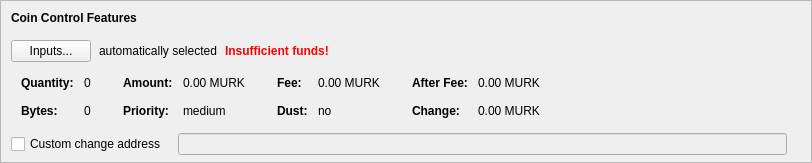
    <widget class="QFrame" name="frameCoinControl">
     <property name="sizePolicy">
      <sizepolicy hsizetype="Expanding" vsizetype="Expanding">
       <horstretch>0</horstretch>
       <verstretch>0</verstretch>
      </sizepolicy>
     </property>
     <property name="maximumSize">
      <size>
       <width>16777215</width>
       <height>16777215</height>
      </size>
     </property>
     <property name="frameShape">
      <enum>QFrame::StyledPanel</enum>
     </property>
     <property name="frameShadow">
      <enum>QFrame::Sunken</enum>
     </property>
     <layout class="QVBoxLayout" name="verticalLayoutCoinControl2">
      <property name="spacing">
       <number>0</number>
      </property>
      <property name="leftMargin">
       <number>0</number>
      </property>
      <property name="topMargin">
       <number>0</number>
      </property>
      <property name="rightMargin">
       <number>0</number>
      </property>
      <property name="bottomMargin">
       <number>6</number>
      </property>
      <item>
       <layout class="QVBoxLayout" name="verticalLayoutCoinControl" stretch="0,0,0,0,1">
        <property name="spacing">
         <number>0</number>
        </property>
        <property name="leftMargin">
         <number>10</number>
        </property>
        <property name="topMargin">
         <number>10</number>
        </property>
        <item>
         <layout class="QHBoxLayout" name="horizontalLayoutCoinControl1">
          <property name="bottomMargin">
           <number>15</number>
          </property>
          <item>
           <widget class="QLabel" name="labelCoinControlFeatures">
            <property name="sizePolicy">
             <sizepolicy hsizetype="Preferred" vsizetype="Maximum">
              <horstretch>0</horstretch>
              <verstretch>0</verstretch>
             </sizepolicy>
            </property>
            <property name="font">
             <font>
              <weight>75</weight>
              <bold>true</bold>
             </font>
            </property>
            <property name="styleSheet">
             <string notr="true">font-weight:bold;</string>
            </property>
            <property name="text">
             <string>Coin Control Features</string>
            </property>
           </widget>
          </item>
         </layout>
        </item>
        <item>
         <layout class="QHBoxLayout" name="horizontalLayoutCoinControl2" stretch="0,0,0,0">
          <property name="spacing">
           <number>8</number>
          </property>
          <property name="bottomMargin">
           <number>10</number>
          </property>
          <item>
           <widget class="QPushButton" name="pushButtonCoinControl">
            <property name="styleSheet">
             <string notr="true"/>
            </property>
            <property name="text">
             <string>Inputs...</string>
            </property>
            <property name="autoDefault">
             <bool>false</bool>
            </property>
           </widget>
          </item>
          <item>
           <widget class="QLabel" name="labelCoinControlAutomaticallySelected">
            <property name="text">
             <string>automatically selected</string>
            </property>
            <property name="margin">
             <number>5</number>
            </property>
           </widget>
          </item>
          <item>
           <widget class="QLabel" name="labelCoinControlInsuffFunds">
            <property name="font">
             <font>
              <weight>75</weight>
              <bold>true</bold>
             </font>
            </property>
            <property name="styleSheet">
             <string notr="true">color:red;font-weight:bold;</string>
            </property>
            <property name="text">
             <string>Insufficient funds!</string>
            </property>
            <property name="margin">
             <number>5</number>
            </property>
           </widget>
          </item>
          <item>
           <spacer name="horizontalSpacerCoinControl">
            <property name="orientation">
             <enum>Qt::Horizontal</enum>
            </property>
            <property name="sizeHint" stdset="0">
             <size>
              <width>40</width>
              <height>1</height>
             </size>
            </property>
           </spacer>
          </item>
         </layout>
        </item>
        <item>
         <widget class="QWidget" name="widgetCoinControl" native="true">
          <property name="sizePolicy">
           <sizepolicy hsizetype="Preferred" vsizetype="Preferred">
            <horstretch>0</horstretch>
            <verstretch>0</verstretch>
           </sizepolicy>
          </property>
          <property name="minimumSize">
           <size>
            <width>0</width>
            <height>0</height>
           </size>
          </property>
          <property name="styleSheet">
           <string notr="true"/>
          </property>
          <layout class="QHBoxLayout" name="horizontalLayoutCoinControl5">
           <property name="leftMargin">
            <number>0</number>
           </property>
           <property name="topMargin">
            <number>0</number>
           </property>
           <property name="rightMargin">
            <number>0</number>
           </property>
           <property name="bottomMargin">
            <number>0</number>
           </property>
           <item>
            <layout class="QHBoxLayout" name="horizontalLayoutCoinControl3" stretch="0,0,0,1">
             <property name="spacing">
              <number>20</number>
             </property>
             <property name="topMargin">
              <number>0</number>
             </property>
             <property name="bottomMargin">
              <number>10</number>
             </property>
             <item>
              <layout class="QFormLayout" name="formLayoutCoinControl1">
               <property name="horizontalSpacing">
                <number>10</number>
               </property>
               <property name="verticalSpacing">
                <number>14</number>
               </property>
               <property name="leftMargin">
                <number>10</number>
               </property>
               <property name="topMargin">
                <number>4</number>
               </property>
               <property name="rightMargin">
                <number>6</number>
               </property>
               <item row="0" column="0">
                <widget class="QLabel" name="labelCoinControlQuantityText">
                 <property name="font">
                  <font>
                   <weight>75</weight>
                   <bold>true</bold>
                  </font>
                 </property>
                 <property name="text">
                  <string>Quantity:</string>
                 </property>
                 <property name="margin">
                  <number>0</number>
                 </property>
                </widget>
               </item>
               <item row="0" column="1">
                <widget class="QLabel" name="labelCoinControlQuantity">
                 <property name="cursor">
                  <cursorShape>IBeamCursor</cursorShape>
                 </property>
                 <property name="contextMenuPolicy">
                  <enum>Qt::ActionsContextMenu</enum>
                 </property>
                 <property name="text">
                  <string notr="true">0</string>
                 </property>
                 <property name="margin">
                  <number>0</number>
                 </property>
                 <property name="textInteractionFlags">
                  <set>Qt::LinksAccessibleByMouse|Qt::TextSelectableByKeyboard|Qt::TextSelectableByMouse</set>
                 </property>
                </widget>
               </item>
               <item row="1" column="0">
                <widget class="QLabel" name="labelCoinControlBytesText">
                 <property name="font">
                  <font>
                   <weight>75</weight>
                   <bold>true</bold>
                  </font>
                 </property>
                 <property name="text">
                  <string>Bytes:</string>
                 </property>
                </widget>
               </item>
               <item row="1" column="1">
                <widget class="QLabel" name="labelCoinControlBytes">
                 <property name="cursor">
                  <cursorShape>IBeamCursor</cursorShape>
                 </property>
                 <property name="contextMenuPolicy">
                  <enum>Qt::ActionsContextMenu</enum>
                 </property>
                 <property name="text">
                  <string notr="true">0</string>
                 </property>
                 <property name="textInteractionFlags">
                  <set>Qt::LinksAccessibleByMouse|Qt::TextSelectableByKeyboard|Qt::TextSelectableByMouse</set>
                 </property>
                </widget>
               </item>
              </layout>
             </item>
             <item>
              <layout class="QFormLayout" name="formLayoutCoinControl2">
               <property name="horizontalSpacing">
                <number>10</number>
               </property>
               <property name="verticalSpacing">
                <number>14</number>
               </property>
               <property name="leftMargin">
                <number>6</number>
               </property>
               <property name="topMargin">
                <number>4</number>
               </property>
               <property name="rightMargin">
                <number>6</number>
               </property>
               <item row="0" column="0">
                <widget class="QLabel" name="labelCoinControlAmountText">
                 <property name="font">
                  <font>
                   <weight>75</weight>
                   <bold>true</bold>
                  </font>
                 </property>
                 <property name="text">
                  <string>Amount:</string>
                 </property>
                 <property name="margin">
                  <number>0</number>
                 </property>
                </widget>
               </item>
               <item row="0" column="1">
                <widget class="QLabel" name="labelCoinControlAmount">
                 <property name="cursor">
                  <cursorShape>IBeamCursor</cursorShape>
                 </property>
                 <property name="contextMenuPolicy">
                  <enum>Qt::ActionsContextMenu</enum>
                 </property>
                 <property name="text">
                  <string notr="true">0.00 MURK</string>
                 </property>
                 <property name="textInteractionFlags">
                  <set>Qt::LinksAccessibleByMouse|Qt::TextSelectableByKeyboard|Qt::TextSelectableByMouse</set>
                 </property>
                </widget>
               </item>
               <item row="1" column="0">
                <widget class="QLabel" name="labelCoinControlPriorityText">
                 <property name="font">
                  <font>
                   <weight>75</weight>
                   <bold>true</bold>
                  </font>
                 </property>
                 <property name="text">
                  <string>Priority:</string>
                 </property>
                </widget>
               </item>
               <item row="1" column="1">
                <widget class="QLabel" name="labelCoinControlPriority">
                 <property name="cursor">
                  <cursorShape>IBeamCursor</cursorShape>
                 </property>
                 <property name="contextMenuPolicy">
                  <enum>Qt::ActionsContextMenu</enum>
                 </property>
                 <property name="text">
                  <string>medium</string>
                 </property>
                 <property name="textInteractionFlags">
                  <set>Qt::LinksAccessibleByMouse|Qt::TextSelectableByKeyboard|Qt::TextSelectableByMouse</set>
                 </property>
                </widget>
               </item>
              </layout>
             </item>
             <item>
              <layout class="QFormLayout" name="formLayoutCoinControl3">
               <property name="horizontalSpacing">
                <number>10</number>
               </property>
               <property name="verticalSpacing">
                <number>14</number>
               </property>
               <property name="leftMargin">
                <number>6</number>
               </property>
               <property name="topMargin">
                <number>4</number>
               </property>
               <property name="rightMargin">
                <number>6</number>
               </property>
               <item row="0" column="0">
                <widget class="QLabel" name="labelCoinControlFeeText">
                 <property name="font">
                  <font>
                   <weight>75</weight>
                   <bold>true</bold>
                  </font>
                 </property>
                 <property name="text">
                  <string>Fee:</string>
                 </property>
                 <property name="margin">
                  <number>0</number>
                 </property>
                </widget>
               </item>
               <item row="0" column="1">
                <widget class="QLabel" name="labelCoinControlFee">
                 <property name="cursor">
                  <cursorShape>IBeamCursor</cursorShape>
                 </property>
                 <property name="contextMenuPolicy">
                  <enum>Qt::ActionsContextMenu</enum>
                 </property>
                 <property name="text">
                  <string notr="true">0.00 MURK</string>
                 </property>
                 <property name="textInteractionFlags">
                  <set>Qt::LinksAccessibleByMouse|Qt::TextSelectableByKeyboard|Qt::TextSelectableByMouse</set>
                 </property>
                </widget>
               </item>
               <item row="1" column="0">
                <widget class="QLabel" name="labelCoinControlLowOutputText">
                 <property name="font">
                  <font>
                   <weight>75</weight>
                   <bold>true</bold>
                  </font>
                 </property>
                 <property name="text">
                  <string>Dust:</string>
                 </property>
                </widget>
               </item>
               <item row="1" column="1">
                <widget class="QLabel" name="labelCoinControlLowOutput">
                 <property name="cursor">
                  <cursorShape>IBeamCursor</cursorShape>
                 </property>
                 <property name="contextMenuPolicy">
                  <enum>Qt::ActionsContextMenu</enum>
                 </property>
                 <property name="text">
                  <string>no</string>
                 </property>
                 <property name="textInteractionFlags">
                  <set>Qt::LinksAccessibleByMouse|Qt::TextSelectableByKeyboard|Qt::TextSelectableByMouse</set>
                 </property>
                </widget>
               </item>
              </layout>
             </item>
             <item>
              <layout class="QFormLayout" name="formLayoutCoinControl4">
               <property name="horizontalSpacing">
                <number>10</number>
               </property>
               <property name="verticalSpacing">
                <number>14</number>
               </property>
               <property name="leftMargin">
                <number>6</number>
               </property>
               <property name="topMargin">
                <number>4</number>
               </property>
               <property name="rightMargin">
                <number>6</number>
               </property>
               <item row="0" column="0">
                <widget class="QLabel" name="labelCoinControlAfterFeeText">
                 <property name="font">
                  <font>
                   <weight>75</weight>
                   <bold>true</bold>
                  </font>
                 </property>
                 <property name="text">
                  <string>After Fee:</string>
                 </property>
                 <property name="margin">
                  <number>0</number>
                 </property>
                </widget>
               </item>
               <item row="0" column="1">
                <widget class="QLabel" name="labelCoinControlAfterFee">
                 <property name="cursor">
                  <cursorShape>IBeamCursor</cursorShape>
                 </property>
                 <property name="contextMenuPolicy">
                  <enum>Qt::ActionsContextMenu</enum>
                 </property>
                 <property name="text">
                  <string notr="true">0.00 MURK</string>
                 </property>
                 <property name="textInteractionFlags">
                  <set>Qt::LinksAccessibleByMouse|Qt::TextSelectableByKeyboard|Qt::TextSelectableByMouse</set>
                 </property>
                </widget>
               </item>
               <item row="1" column="0">
                <widget class="QLabel" name="labelCoinControlChangeText">
                 <property name="font">
                  <font>
                   <weight>75</weight>
                   <bold>true</bold>
                  </font>
                 </property>
                 <property name="text">
                  <string>Change:</string>
                 </property>
                </widget>
               </item>
               <item row="1" column="1">
                <widget class="QLabel" name="labelCoinControlChange">
                 <property name="cursor">
                  <cursorShape>IBeamCursor</cursorShape>
                 </property>
                 <property name="contextMenuPolicy">
                  <enum>Qt::ActionsContextMenu</enum>
                 </property>
                 <property name="text">
                  <string notr="true">0.00 MURK</string>
                 </property>
                 <property name="textInteractionFlags">
                  <set>Qt::LinksAccessibleByMouse|Qt::TextSelectableByKeyboard|Qt::TextSelectableByMouse</set>
                 </property>
                </widget>
               </item>
              </layout>
             </item>
            </layout>
           </item>
          </layout>
         </widget>
        </item>
        <item>
         <layout class="QHBoxLayout" name="horizontalLayoutCoinControl4" stretch="0,0,0">
          <property name="spacing">
           <number>12</number>
          </property>
          <property name="sizeConstraint">
           <enum>QLayout::SetDefaultConstraint</enum>
          </property>
          <property name="topMargin">
           <number>5</number>
          </property>
          <property name="rightMargin">
           <number>5</number>
          </property>
          <item>
           <widget class="QCheckBox" name="checkBoxCoinControlChange">
            <property name="toolTip">
             <string>If this is activated, but the change address is empty or invalid, change will be sent to a newly generated address.</string>
            </property>
            <property name="text">
             <string>Custom change address</string>
            </property>
           </widget>
          </item>
          <item>
           <widget class="QValidatedLineEdit" name="lineEditCoinControlChange">
            <property name="enabled">
             <bool>false</bool>
            </property>
            <property name="sizePolicy">
             <sizepolicy hsizetype="Expanding" vsizetype="Fixed">
              <horstretch>0</horstretch>
              <verstretch>0</verstretch>
             </sizepolicy>
            </property>
           </widget>
          </item>
          <item>
           <widget class="QLabel" name="labelCoinControlChangeLabel">
            <property name="sizePolicy">
             <sizepolicy hsizetype="Preferred" vsizetype="Expanding">
              <horstretch>0</horstretch>
              <verstretch>0</verstretch>
             </sizepolicy>
            </property>
            <property name="minimumSize">
             <size>
              <width>0</width>
              <height>0</height>
             </size>
            </property>
            <property name="text">
             <string/>
            </property>
            <property name="margin">
             <number>3</number>
            </property>
           </widget>
          </item>
         </layout>
        </item>
        <item>
         <spacer name="verticalSpacerCoinControl">
          <property name="orientation">
           <enum>Qt::Vertical</enum>
          </property>
          <property name="sizeHint" stdset="0">
           <size>
            <width>800</width>
            <height>1</height>
           </size>
          </property>
         </spacer>
        </item>
       </layout>
      </item>
     </layout>
    </widget>
